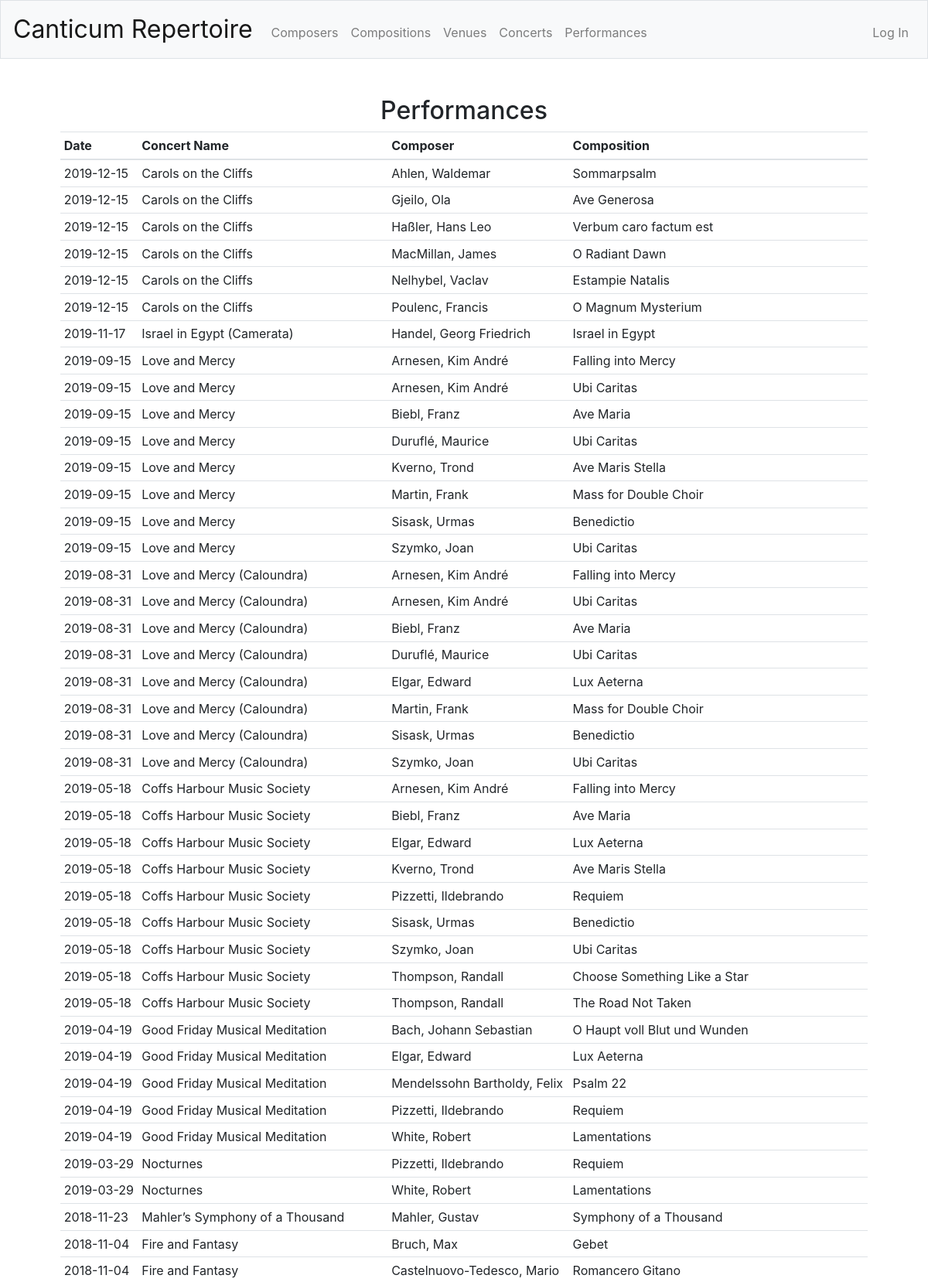
/performances (upper part), run on the app's committed database.
### tables this page shows
CREATE TABLE 'performances' ('performance_id' integer PRIMARY KEY AUTOINCREMENT NOT NULL, 'concert_id' integer NOT NULL, 'composition_id' integer NOT NULL);

CREATE TABLE 'concerts' ('concert_id' integer PRIMARY KEY AUTOINCREMENT NOT NULL, 'concert_date' date NOT NULL, 'concert_name' text, 'venue_id' integer);

CREATE TABLE 'composers' ('composer_id' integer PRIMARY KEY AUTOINCREMENT NOT NULL,'composer_name' text);

CREATE TABLE 'compositions' ('composition_id' integer PRIMARY KEY AUTOINCREMENT NOT NULL,'composition_name' text NOT NULL, 'composer_id' integer NOT NULL);

### app.py (the view)
@app.route("/performances")
def performances():
    performances = list_performances()
    dateconcerts = list_dateconcerts()
    composercompositions = list_composercompositions()
    return render_template("performances.html", performances=performances, dateconcerts=dateconcerts, composercompositions=composercompositions)

### app.py (called while the page is built)
@app.after_request
def after_request(response):
    response.headers["Cache-Control"] = "no-cache, no-store, must-revalidate"
    response.headers["Expires"] = 0
    response.headers["Pragma"] = "no-cache"
    return response

def list_composercompositions():
    rows = db.execute("SELECT * FROM compositions n JOIN composers r on n.composer_id = r.composer_id ORDER BY r.composer_name, n.composition_name")
    l_composercompositions = []
    for work in rows:
        work_info = {}
        work_info['composition_id'] = work['composition_id']
        work_info['composer_name'] = work['composer_name']
        work_info['composition_name'] = work['composition_name']
        l_composercompositions.append(work_info)
    return l_composercompositions

def list_dateconcerts():
    rows = db.execute("SELECT * FROM concerts ORDER BY concert_date DESC")
    l_dateconcerts = []
    for date in rows:
        date_info = {}
        date_info['concert_id'] = date['concert_id']
        date_info['concert_date'] = date['concert_date']
        date_info['concert_name'] = date['concert_name']
        l_dateconcerts.append(date_info)
    return l_dateconcerts

def list_performances():
    rows = db.execute("SELECT * FROM performances e JOIN concerts t ON e.concert_id = t.concert_id JOIN compositions n ON e.composition_id = n.composition_id JOIN composers r ON n.composer_id = r.composer_id ORDER BY t.concert_date DESC, r.composer_name ASC, n.composition_name ASC")
    l_performances = []
    for occasion in rows:
        occasion_info = {}
        occasion_info['performance_id'] = occasion['performance_id']
        occasion_info['concert_date'] = occasion['concert_date']
        occasion_info['concert_name'] = occasion['concert_name']
        occasion_info['composer_name'] = occasion['composer_name']
        occasion_info['composition_name'] = occasion['composition_name']
        l_performances.append(occasion_info)
    return l_performances

### templates/performances.html (shortened to what this page needs)
{% extends "layout.html" %}
{% block main %}
    <h2>Performances</h2>
    <table class = "table table-sm">
        <thead>
            <th class="text-left">Date</th>
            <th class="text-left">Concert Name</th>
            <th class="text-left">Composer</th>
            <th class="text-left">Composition</th>
        </thead>
        <tbody>
            {% for performance in performances %}
            <tr>
                <td class="text-left">{{ performance.concert_date }}</td>
                <td class="text-left">{{ performance.concert_name }}</td>
                <td class="text-left">{{ performance.composer_name }}</td>
                <td class="text-left">{{ performance.composition_name }}</td>
            </tr>
            {% endfor %}
        </tbody>
    </table>
{% endblock %}

### data on the page
performances: concert_date "2019-12-15", concert_name "Carols on the Cliffs", composer_name "Ahlen, Waldemar", composition_name "Sommarpsalm"
performances: concert_date "2019-12-15", concert_name "Carols on the Cliffs", composer_name "Gjeilo, Ola", composition_name "Ave Generosa"
performances: concert_date "2019-12-15", concert_name "Carols on the Cliffs", composer_name "Haßler, Hans Leo", composition_name "Verbum caro factum est"
performances: concert_date "2019-12-15", concert_name "Carols on the Cliffs", composer_name "MacMillan, James", composition_name "O Radiant Dawn"
performances: concert_date "2019-12-15", concert_name "Carols on the Cliffs", composer_name "Nelhybel, Vaclav", composition_name "Estampie Natalis"
performances: concert_date "2019-12-15", concert_name "Carols on the Cliffs", composer_name "Poulenc, Francis", composition_name "O Magnum Mysterium"
performances: concert_date "2019-11-17", concert_name "Israel in Egypt (Camerata)", composer_name "Handel, Georg Friedrich", composition_name "Israel in Egypt"
performances: concert_date "2019-09-15", concert_name "Love and Mercy", composer_name "Arnesen, Kim André", composition_name "Falling into Mercy"
performances: concert_date "2019-09-15", concert_name "Love and Mercy", composer_name "Arnesen, Kim André", composition_name "Ubi Caritas"
performances: concert_date "2019-09-15", concert_name "Love and Mercy", composer_name "Biebl, Franz", composition_name "Ave Maria"
performances: concert_date "2019-09-15", concert_name "Love and Mercy", composer_name "Duruflé, Maurice", composition_name "Ubi Caritas"
performances: concert_date "2019-09-15", concert_name "Love and Mercy", composer_name "Kverno, Trond", composition_name "Ave Maris Stella"
performances: concert_date "2019-09-15", concert_name "Love and Mercy", composer_name "Martin, Frank", composition_name "Mass for Double Choir"
performances: concert_date "2019-09-15", concert_name "Love and Mercy", composer_name "Sisask, Urmas", composition_name "Benedictio"
performances: concert_date "2019-09-15", concert_name "Love and Mercy", composer_name "Szymko, Joan", composition_name "Ubi Caritas"
performances: concert_date "2019-08-31", concert_name "Love and Mercy (Caloundra)", composer_name "Arnesen, Kim André", composition_name "Falling into Mercy"
performances: concert_date "2019-08-31", concert_name "Love and Mercy (Caloundra)", composer_name "Arnesen, Kim André", composition_name "Ubi Caritas"
performances: concert_date "2019-08-31", concert_name "Love and Mercy (Caloundra)", composer_name "Biebl, Franz", composition_name "Ave Maria"
performances: concert_date "2019-08-31", concert_name "Love and Mercy (Caloundra)", composer_name "Duruflé, Maurice", composition_name "Ubi Caritas"
performances: concert_date "2019-08-31", concert_name "Love and Mercy (Caloundra)", composer_name "Elgar, Edward", composition_name "Lux Aeterna"
performances: concert_date "2019-08-31", concert_name "Love and Mercy (Caloundra)", composer_name "Martin, Frank", composition_name "Mass for Double Choir"
performances: concert_date "2019-08-31", concert_name "Love and Mercy (Caloundra)", composer_name "Sisask, Urmas", composition_name "Benedictio"
performances: concert_date "2019-08-31", concert_name "Love and Mercy (Caloundra)", composer_name "Szymko, Joan", composition_name "Ubi Caritas"
performances: concert_date "2019-05-18", concert_name "Coffs Harbour Music Society", composer_name "Arnesen, Kim André", composition_name "Falling into Mercy"
performances: concert_date "2019-05-18", concert_name "Coffs Harbour Music Society", composer_name "Biebl, Franz", composition_name "Ave Maria"
performances: concert_date "2019-05-18", concert_name "Coffs Harbour Music Society", composer_name "Elgar, Edward", composition_name "Lux Aeterna"
performances: concert_date "2019-05-18", concert_name "Coffs Harbour Music Society", composer_name "Kverno, Trond", composition_name "Ave Maris Stella"
performances: concert_date "2019-05-18", concert_name "Coffs Harbour Music Society", composer_name "Pizzetti, Ildebrando", composition_name "Requiem"
performances: concert_date "2019-05-18", concert_name "Coffs Harbour Music Society", composer_name "Sisask, Urmas", composition_name "Benedictio"
performances: concert_date "2019-05-18", concert_name "Coffs Harbour Music Society", composer_name "Szymko, Joan", composition_name "Ubi Caritas"
performances: concert_date "2019-05-18", concert_name "Coffs Harbour Music Society", composer_name "Thompson, Randall", composition_name "Choose Something Like a Star"
performances: concert_date "2019-05-18", concert_name "Coffs Harbour Music Society", composer_name "Thompson, Randall", composition_name "The Road Not Taken"
performances: concert_date "2019-04-19", concert_name "Good Friday Musical Meditation", composer_name "Bach, Johann Sebastian", composition_name "O Haupt voll Blut und Wunden"
performances: concert_date "2019-04-19", concert_name "Good Friday Musical Meditation", composer_name "Elgar, Edward", composition_name "Lux Aeterna"
performances: concert_date "2019-04-19", concert_name "Good Friday Musical Meditation", composer_name "Mendelssohn Bartholdy, Felix", composition_name "Psalm 22"
performances: concert_date "2019-04-19", concert_name "Good Friday Musical Meditation", composer_name "Pizzetti, Ildebrando", composition_name "Requiem"
performances: concert_date "2019-04-19", concert_name "Good Friday Musical Meditation", composer_name "White, Robert", composition_name "Lamentations"
performances: concert_date "2019-03-29", concert_name "Nocturnes", composer_name "Pizzetti, Ildebrando", composition_name "Requiem"
performances: concert_date "2019-03-29", concert_name "Nocturnes", composer_name "White, Robert", composition_name "Lamentations"
performances: concert_date "2018-11-23", concert_name "Mahler’s Symphony of a Thousand", composer_name "Mahler, Gustav", composition_name "Symphony of a Thousand"
performances: concert_date "2018-11-04", concert_name "Fire and Fantasy", composer_name "Bruch, Max", composition_name "Gebet"
performances: concert_date "2018-11-04", concert_name "Fire and Fantasy", composer_name "Castelnuovo-Tedesco, Mario", composition_name "Romancero Gitano"
